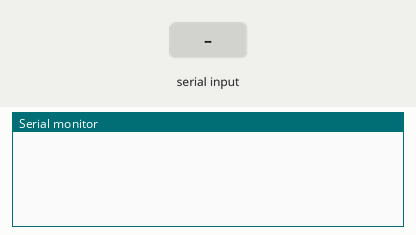
This sketch was run on a simulated Arduino Uno, built with avr-gcc and run on an emulated ATmega328P. Parts: the last lines printed to the serial monitor. The inputs (shaded band) are chosen by the test bench.

Above: at 1.3 s.
1.4 s: "testA\n" received over Serial
At 2.0 s:
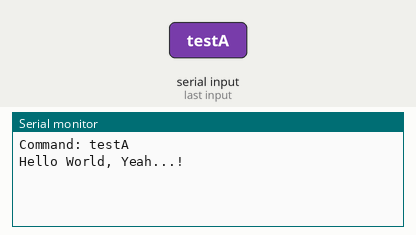
2.9 s: byte 10 ('\n') received over Serial
At 3.9 s:
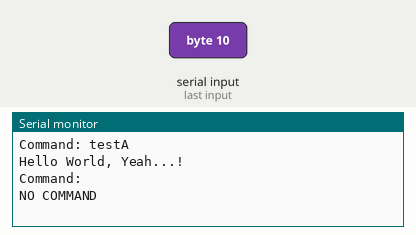
4.4 s: "callfunc\n" received over Serial
At 5.7 s:
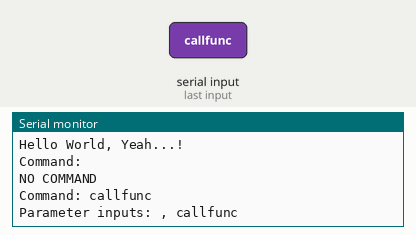

The sketch:

SendStringCMD.ino
```cpp
/*
 * send string command program: 2023/9/5
 * you can modify it to be suitable for your project requirement
 * any questions, feel free contact me at www.khphan.com
 */
// Command processing
bool inputStrComplete = false;
String inputString = "";

void setup() {
  // Hardware serial
  Serial.begin(9600);

  while (!Serial) {
    ; // Wait for the serial port to connect (needed for native USB)
  }
  delay(100);
}

void loop() {
  // Listening
  if (inputStrComplete) {
    ProcessCommand(inputString); // Updated to process the entire string
    inputString = "";
    inputStrComplete = false;
    delay(100);
  }
}

void serialEvent() {
  while (Serial.available()) {
    char inChar = (char)Serial.read();
    inputString += inChar;
    if (inChar == '\n') {
      delay(10);
      inputStrComplete = true;
    }
  }
}

void ProcessCommand(String strCmd) {
  int idx;
  int idx1;
  Serial.print("Command: ");
  Serial.println(strCmd);

  // Simple one, easy to call a function
  //demo: "testA"
  if (strCmd.substring(0, 5).equals("testA")) {
    Serial.println("Hello World, Yeah...!");
  }

  // Complicated, call functions with one or more parameters
  //demo: "callfunc XYZ ABC"
  else if (strCmd.substring(0, 8).equals("callfunc")) {
    int lenCMD = 8; // Length of the command string
    idx = strCmd.indexOf(' ', lenCMD + 1);
    String para = strCmd.substring(lenCMD + 1, idx);

    idx1 = strCmd.indexOf(' ', idx + 1);
    String para1 = strCmd.substring(idx + 1, idx1);

    // Call your function with two parameters (you can uncomment this)
    Serial.print("Parameter inputs: ");
    Serial.print(para);
    Serial.print(", ");
    Serial.println(para1);
    // call_func1(para, para1);
  } else {
    Serial.println("NO COMMAND");
  }
}
```

Measured:
- after the input at 1.4 s, the serial monitor: prints a new line at once (image 1)
- after the input at 2.9 s, the serial monitor: prints a new line at once (image 2)
- after the input at 4.4 s, the serial monitor: prints a new line at once (image 3)
